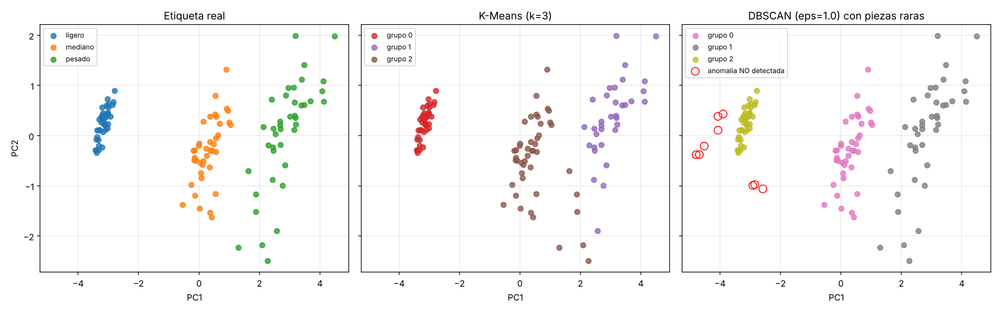
#> input picture figuras/clustering-00.png, 1000 x 312 px, shrunk from 2400 x 750 before the run, given in place of the camera
$ python azul.py
#> lines starting #> are read from the running program, lines starting #| are printed output that depends on the picture; after the words box and inside, x2 and y2 are one past the last pixel; in counts of white or black regions, pixels touching at a corner belong together
import cv2
import numpy as np

# Abrir cámara
camara = cv2.VideoCapture(0)

if not camara.isOpened():
    print("No se pudo abrir la cámara")
    exit()

print("Cámara iniciada")
print("Presiona Q para salir")

while True:

    ret, frame = camara.read()
#> frame is the input picture: shape (312, 1000, 3); mean B, G, R 247.1, 247.6, 248.5

    if not ret:
        break

    # Suavizar un poco la imagen
    frame_suave = cv2.GaussianBlur(
        frame,
        (5, 5),
        0
    )
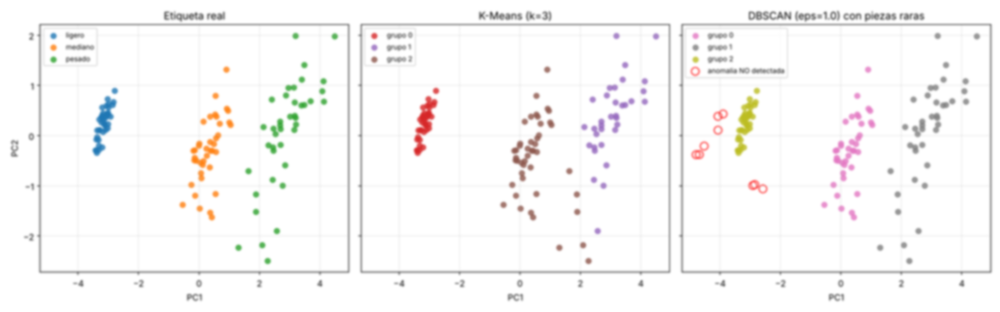
#> frame_suave: shape (312, 1000, 3); mean B, G, R 247.1, 247.6, 248.5

    # Convertir BGR a HSV
    hsv = cv2.cvtColor(
        frame_suave,
        cv2.COLOR_BGR2HSV
    )
#> hsv: shape (312, 1000, 3); mean H, S, V 4, 3.3, 249.3

    # ==============================
    # RANGO DE COLOR AZUL
    # ==============================

    azul_bajo = np.array([90, 80, 50])
    azul_alto = np.array([135, 255, 255])

    mascara = cv2.inRange(
        hsv,
        azul_bajo,
        azul_alto
    )
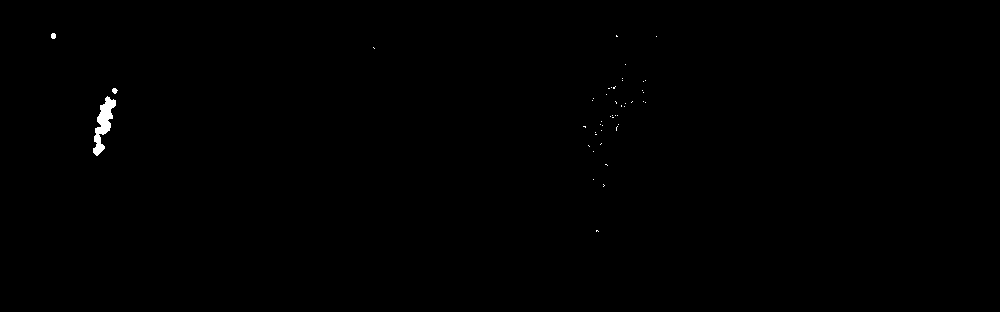
#> mascara: shape (312, 1000); 0.23% white; 47 white regions (44 under 20 px), largest, box (x1, y1, x2, y2) and area: (93, 96, 116, 156) 598, (51, 33, 56, 39) 26, (112, 88, 118, 94) 25

    # Limpiar pequeños puntos
    kernel = np.ones((5, 5), np.uint8)

    mascara = cv2.morphologyEx(
        mascara,
        cv2.MORPH_OPEN,
        kernel
    )
#> mascara: shape (312, 1000); 0.18% white; 3 white regions, box (x1, y1, x2, y2) and area: (95, 99, 116, 134) 425, (93, 144, 104, 154) 87, (94, 135, 101, 143) 51

    mascara = cv2.morphologyEx(
        mascara,
        cv2.MORPH_CLOSE,
        kernel
    )
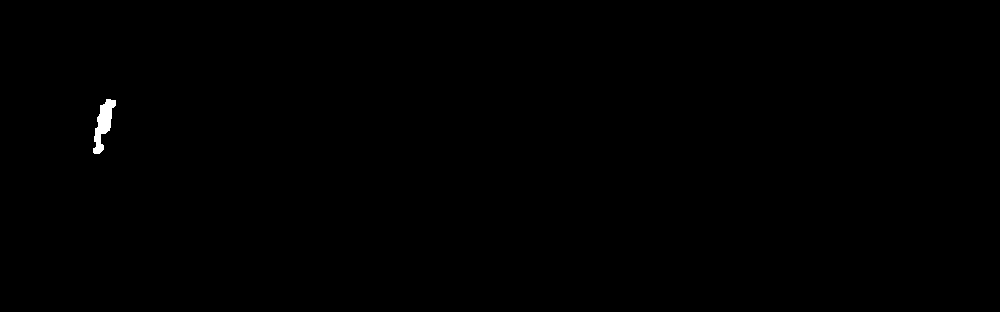
#> mascara: shape (312, 1000); 0.19% white; 1 white region

    # Buscar contornos
    contornos, _ = cv2.findContours(
        mascara,
        cv2.RETR_EXTERNAL,
        cv2.CHAIN_APPROX_SIMPLE
    )
#> contornos = 1 contour; box (x1, y1, x2, y2) and area: (93, 99, 116, 154) 532

    detectado = False

    for contorno in contornos:

        area = cv2.contourArea(contorno)

        # Ignorar objetos demasiado pequeños
        if area > 500:

            x, y, w, h = cv2.boundingRect(contorno)

            # Una lapicera suele ser alargada
            relacion = max(w, h) / max(1, min(w, h))

            if relacion > 2:

                detectado = True

                cv2.rectangle(
                    frame,
                    (x, y),
                    (x + w, y + h),
                    (0, 255, 0),
                    2
                )

                cv2.putText(
                    frame,
                    "Posible lapicera punta azul",
                    (x, y - 10),
                    cv2.FONT_HERSHEY_SIMPLEX,
                    0.7,
                    (0, 255, 0),
                    2
                )
#> this loop made 1 pass
#> (area, x, y, w, h, relacion, detectado) on pass 1: (532, 93, 99, 23, 55, 2.39, True)
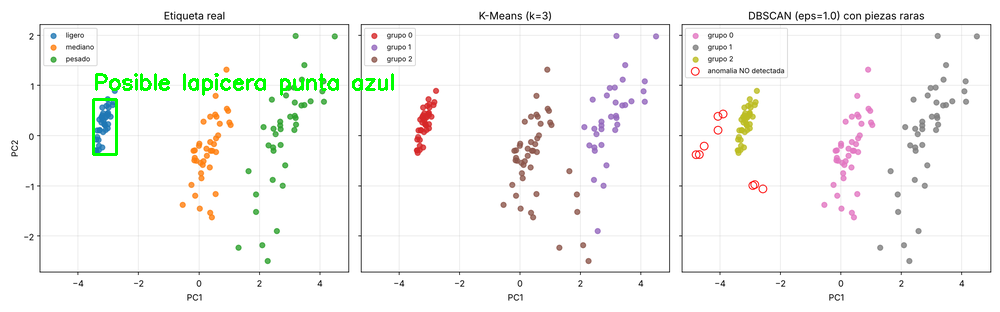
#> frame: shape (312, 1000, 3); 0.79% of pixels changed, all inside (x1, y1, x2, y2) = (92, 73, 394, 156)

    if not detectado:

        cv2.putText(
            frame,
            "Buscando lapicera con punta azul...",
            (20, 40),
            cv2.FONT_HERSHEY_SIMPLEX,
            0.7,
            (0, 0, 255),
            2
        )

    # Mostrar cámara
    cv2.imshow(
        "Reconocimiento de lapicera",
        frame
    )

    # Mostrar máscara de azul
    cv2.imshow(
        "Deteccion de color azul",
        mascara
    )

    tecla = cv2.waitKey(1) & 0xFF
#> (key q is pressed here)

    if tecla == ord("q"):
        break

camara.release()
cv2.destroyAllWindows()

$ run again, on figuras/clustering.png
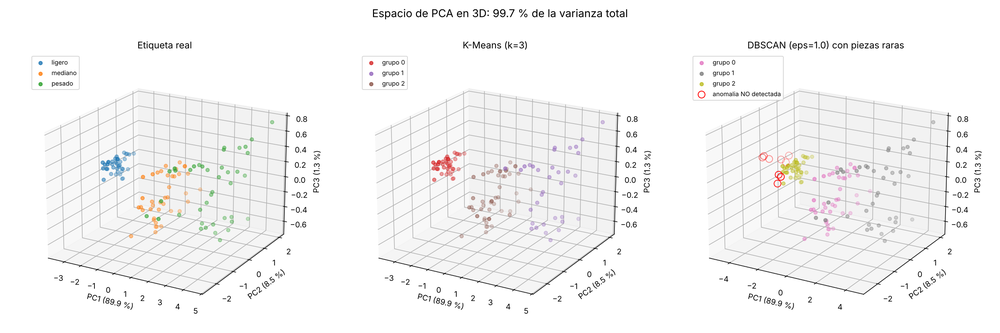
#> input picture figuras/clustering.png, 1000 x 333 px, shrunk from 2700 x 900 before the run, given in place of the camera
#> frame is the input picture: shape (333, 1000, 3); mean B, G, R 245.2, 245.3, 245.6
#> hsv: shape (333, 1000, 3); mean H, S, V 2.4, 1, 245.8
#> contornos = 1 contour; box (x1, y1, x2, y2) and area: (103, 157, 121, 170) 102
#> the loop `for contorno in contornos: ` made 1 pass
#> area on pass 1: 102.5
#> `cv2.putText( frame, "Buscando lapicera con punta azul...", (20, 40), c..`:
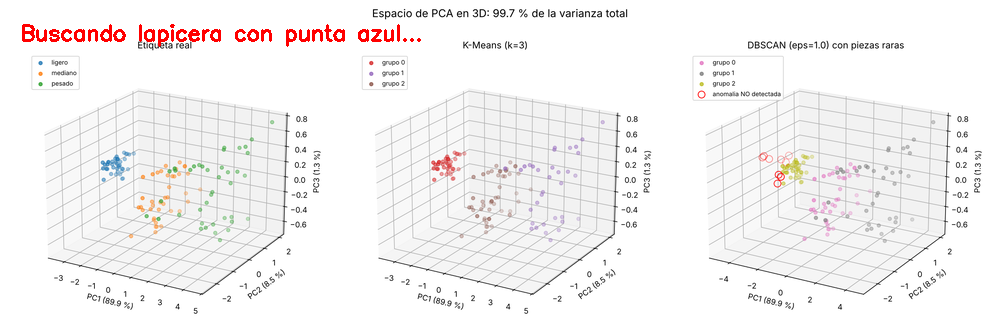
#> frame: shape (333, 1000, 3); 0.75% of pixels changed, all inside (x1, y1, x2, y2) = (22, 24, 421, 47)

$ run again, on figuras/codo.png
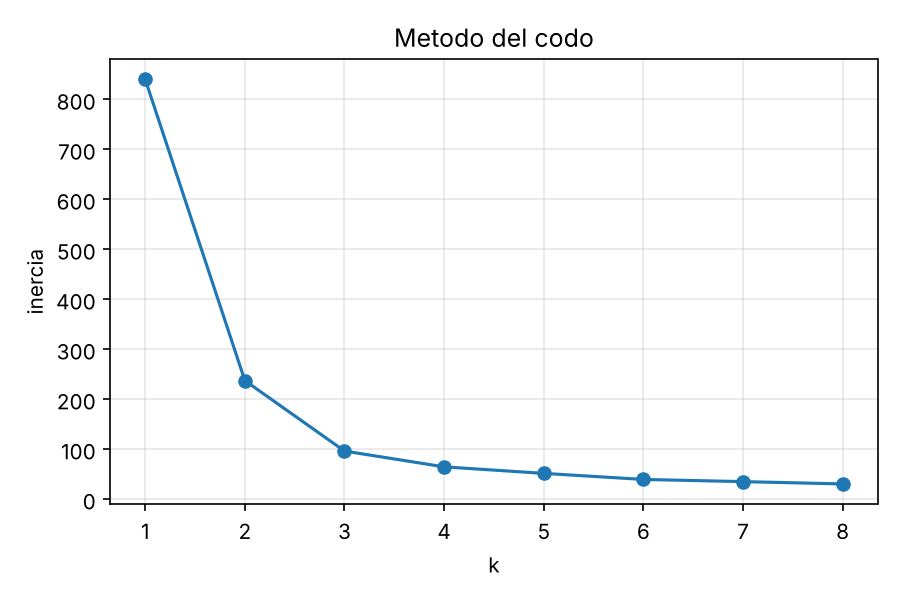
#> input picture figuras/codo.png, 900 x 600 px, given in place of the camera
#> frame is the input picture: shape (600, 900, 3); mean B, G, R 250.1, 249.6, 249
#> hsv: shape (600, 900, 3); mean H, S, V 1.7, 1.4, 250.1
#> `mascara = cv2.morphologyEx( mascara, cv2.MORPH_OPEN, kernel )`:
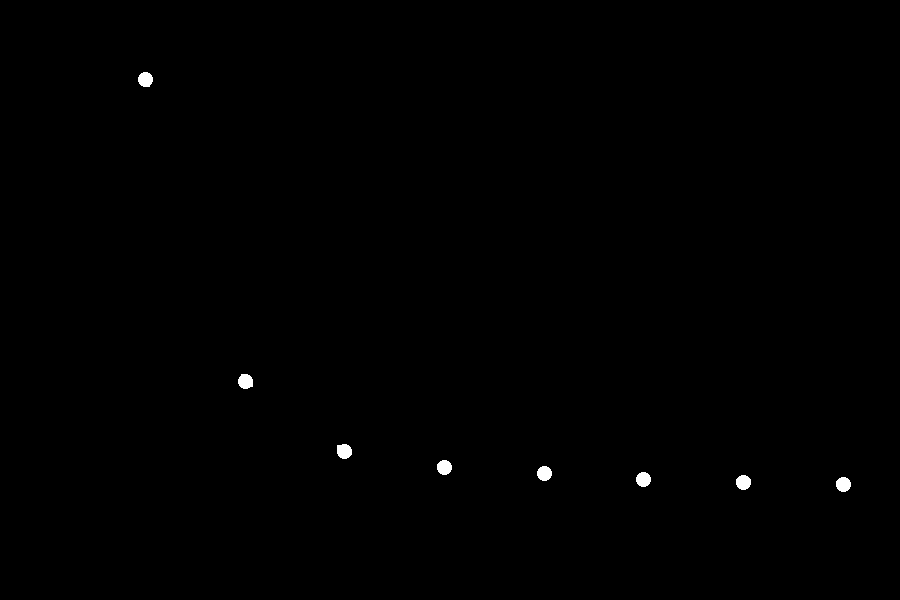
#> mascara: shape (600, 900); 0.27% white; 8 white regions
#> contornos = 8 contours; box (x1, y1, x2, y2) and area: (337, 444, 352, 459) 162, (238, 374, 253, 389) 160, (736, 475, 751, 490) 158, (138, 72, 153, 87) 158, (836, 477, 851, 492) 157, (437, 460, 452, 475) 157, (636, 472, 651, 487) 156, (537, 466, 552, 481) 156
#> the loop `for contorno in contornos: ` made 8 passes
#> area on passes 1 to 8: 157, 158, 156, 156, 157, 162.5, 160.5, 157.5
#> `cv2.putText( frame, "Buscando lapicera con punta azul...", (20, 40), c..`:
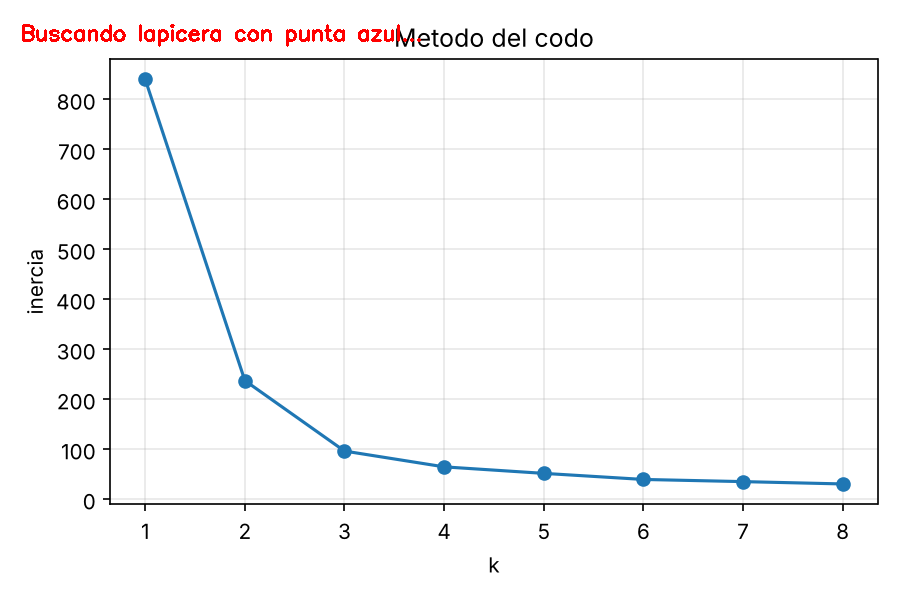
#> frame: shape (600, 900, 3); 0.46% of pixels changed, all inside (x1, y1, x2, y2) = (22, 24, 421, 47)

$ run again, on figuras/confusion.png
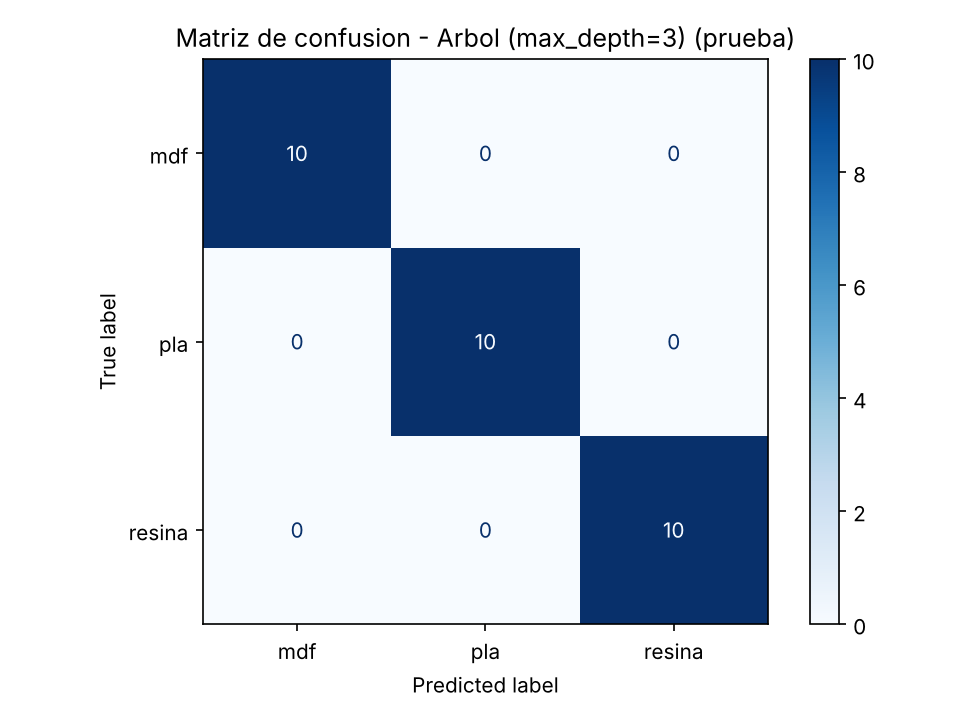
#> input picture figuras/confusion.png, 960 x 720 px, given in place of the camera
#> frame is the input picture: shape (720, 960, 3); mean B, G, R 226.9, 215.8, 207.3
#> hsv: shape (720, 960, 3); mean H, S, V 52.1, 41.4, 226.9
#> `mascara = cv2.morphologyEx( mascara, cv2.MORPH_OPEN, kernel )`:
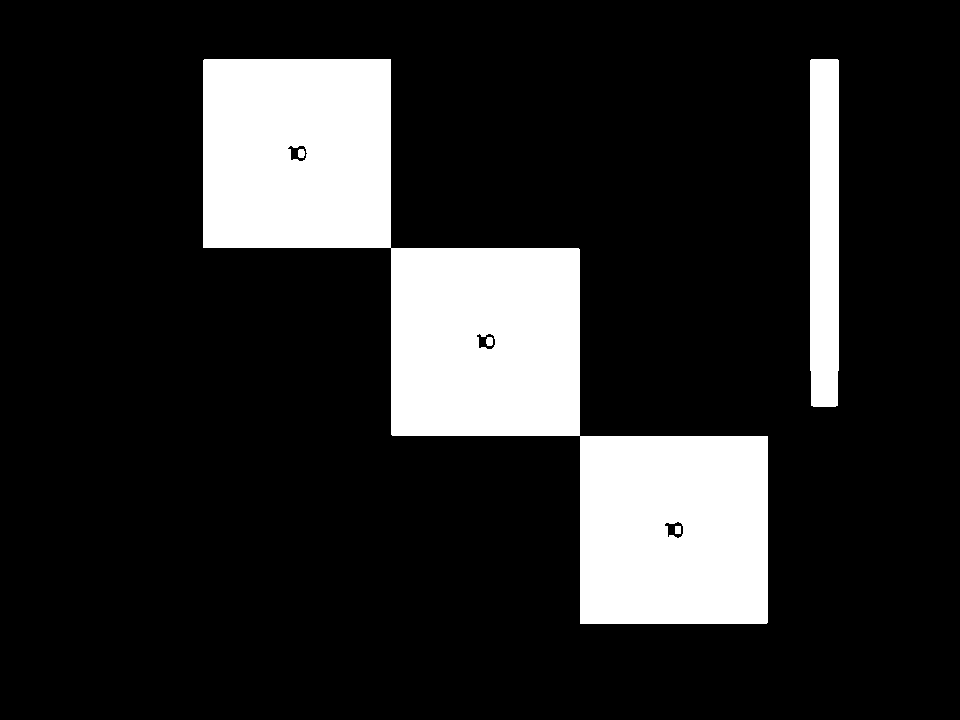
#> mascara: shape (720, 960); 16.8% white; 5 white regions, box (x1, y1, x2, y2) and area: (203, 59, 768, 624) 105812, (810, 59, 839, 407) 10014, (298, 149, 305, 158) 57, (486, 337, 493, 346) 57, (675, 526, 681, 534) 48
#> contornos = 2 contours; box (x1, y1, x2, y2) and area: (203, 59, 768, 624) 105279, (810, 59, 839, 407) 9641
#> the loop `for contorno in contornos: ` made 2 passes
#> (area, x, y, w, h, relacion, detectado) on pass 1: (9641, 810, 59, 29, 348, 12, True)
#> after the loop `for contorno in contornos:`:
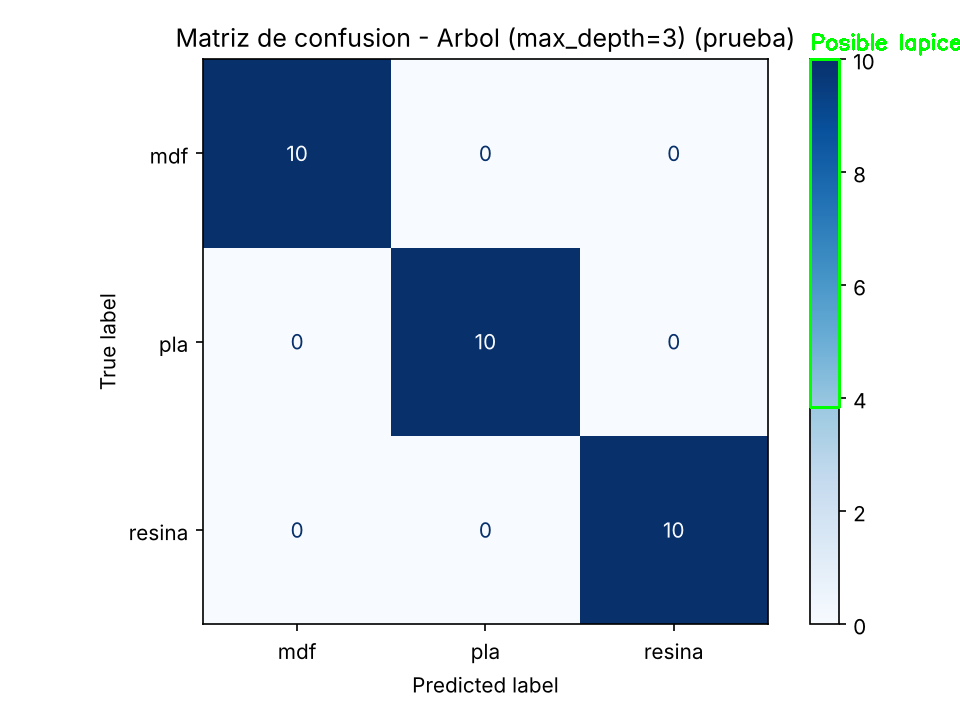
#> frame: shape (720, 960, 3); 0.49% of pixels changed, all inside (x1, y1, x2, y2) = (809, 33, 960, 409)
